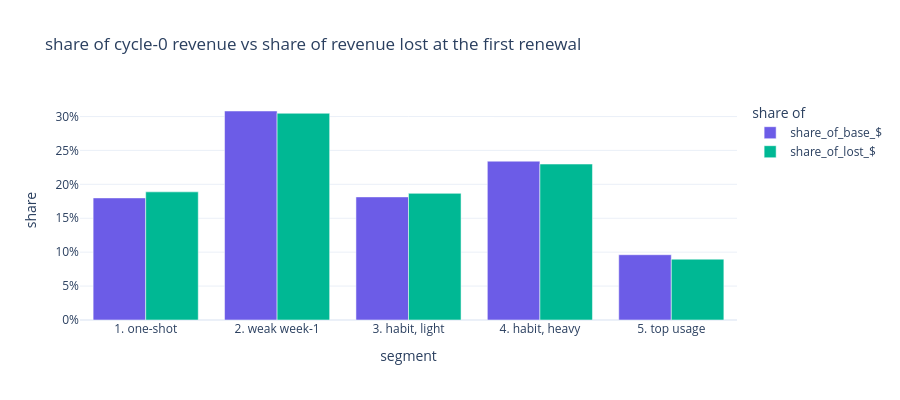

Notebook source saved alongside this figure:
### Code cell
# the first-renewal leak, by segment
d = pd.DataFrame({'rev_0': piv.reindex(MON.index)[0].fillna(0),
                  'renewed': alive.reindex(MON.index)[1].fillna(False).astype(int),
                  'segment': MON['segment']})
d = d[d['rev_0'] > 0]
imp = d.groupby('segment').agg(n=('rev_0', 'size'), churn_rate=('renewed', lambda s: 1 - s.mean()),
                               rev_c0=('rev_0', 'sum'))
imp['lost'] = d[d['renewed'].eq(0)].groupby('segment')['rev_0'].sum()
imp['share_of_lost_$'] = imp['lost'] / imp['lost'].sum()
imp['share_of_base_$'] = imp['rev_c0'] / imp['rev_c0'].sum()
imp = imp.reindex([s for s in ORDER if s in imp.index])
print(imp.round(3).to_string())
print(f'\ncycle-0 revenue: ${imp["rev_c0"].sum():,.0f} | not renewed: ${imp["lost"].sum():,.0f} '
      f'({imp["lost"].sum() / imp["rev_c0"].sum():.1%})')

fig = px.bar(imp.reset_index().melt(id_vars='segment', value_vars=['share_of_base_$', 'share_of_lost_$'],
                                    var_name='share of', value_name='v'),
             x='segment', y='v', color='share of', barmode='group', category_orders={'segment': ORDER},
             title='share of cycle-0 revenue vs share of revenue lost at the first renewal')
fig.update_yaxes(tickformat='.0%', title='share')
fig.show()

### Figure 1 — Plotly figure (JSON) as saved in the notebook; plotly's stock layout.template omitted (floating-point values rounded to 4 significant figures)
{"data": [{"alignmentgroup": "True", "hovertemplate": "share of=share_of_base_$<br>segment=%{x}<br>v=%{y}<extra></extra>", "legendgroup": "share_of_base_$", "marker": {"color": "#6C5CE7", "pattern": {"shape": ""}}, "name": "share_of_base_$", "offsetgroup": "share_of_base_$", "orientation": "v", "showlegend": true, "textposition": "auto", "type": "bar", "x": ["1. one-shot", "2. weak week-1", "3. habit, light", "4. habit, heavy", "5. top usage"], "xaxis": "x", "y": [0.18, 0.3081, 0.1815, 0.2342, 0.09624], "yaxis": "y"}, {"alignmentgroup": "True", "hovertemplate": "share of=share_of_lost_$<br>segment=%{x}<br>v=%{y}<extra></extra>", "legendgroup": "share_of_lost_$", "marker": {"color": "#00B894", "pattern": {"shape": ""}}, "name": "share_of_lost_$", "offsetgroup": "share_of_lost_$", "orientation": "v", "showlegend": true, "textposition": "auto", "type": "bar", "x": ["1. one-shot", "2. weak week-1", "3. habit, light", "4. habit, heavy", "5. top usage"], "xaxis": "x", "y": [0.1889, 0.3048, 0.1867, 0.2299, 0.08969], "yaxis": "y"}], "layout": {"barmode": "group", "height": 400, "legend": {"title": {"text": "share of"}, "tracegroupgap": 0}, "title": {"text": "share of cycle-0 revenue vs share of revenue lost at the first renewal"}, "xaxis": {"anchor": "y", "categoryarray": ["1. one-shot", "2. weak week-1", "3. habit, light", "4. habit, heavy", "5. top usage"], "categoryorder": "array", "domain": [0, 1], "title": {"text": "segment"}}, "yaxis": {"anchor": "x", "domain": [0, 1], "tickformat": ".0%", "title": {"text": "share"}}}}
